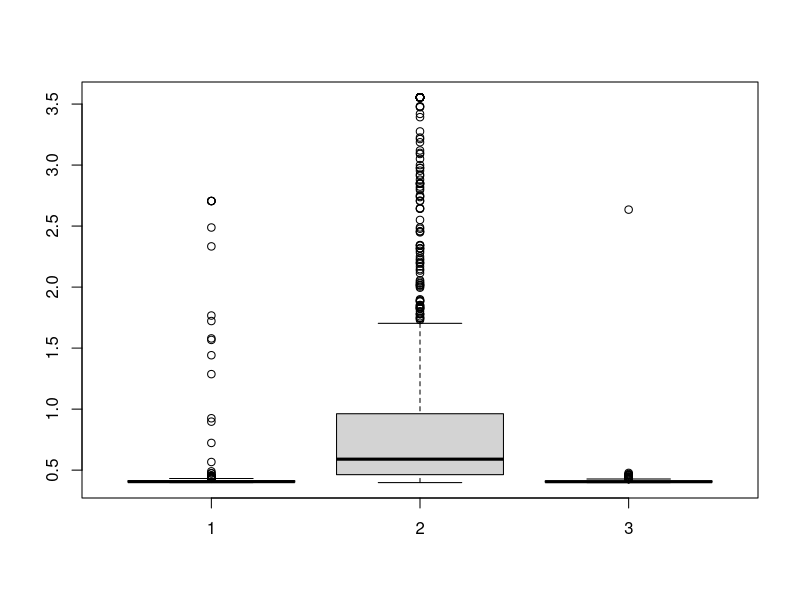
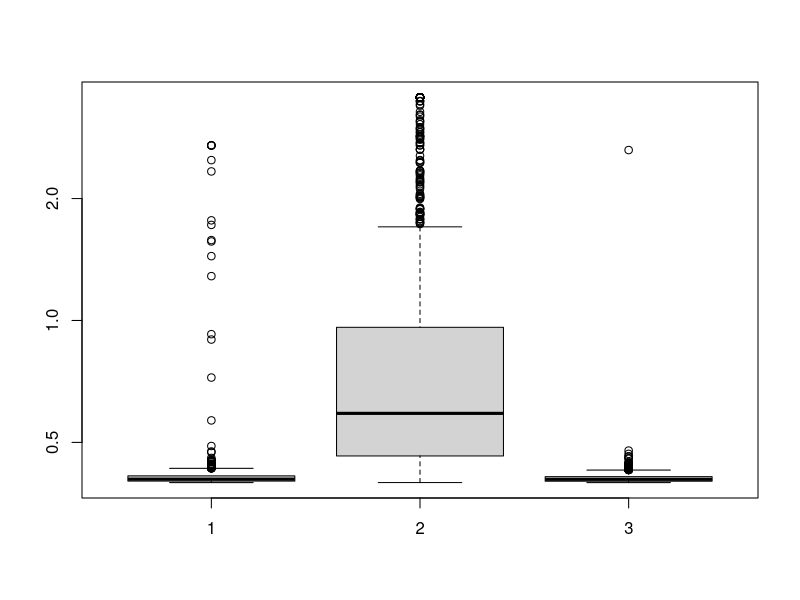

These charts were generated, in order, by the following R code:
rm(list = ls())

xmin = -5
xmax = 15

n_part = 100
n_var = 2
max_iter = 300
rodadas = 1000

T0 = 200

banana = function(x){ # Banana
    x1 = x[1]
    x2 = x[2]
    -(100 * (x2 -(x1*x1))^2 + (1 - x1)^2)
}

fobj = function(x, a=1, b=5.1/(4*pi^2), c=5/pi, r=6, s=10, t=1/(8*pi)){ #branin
    x1 = x[1]
    x2 = x[2]

    term1 = a * (x2 - b*x1^2 + c*x1 -r)^2
    term2 = s*(1-t)*cos(x1)

    y = term1 + term2 + s

    y
}

X = runif(2, xmin, xmax)
limitsx = c(xmin, xmax)

SA = function(X, T0, maxiter, alfa, limitsx){
    s = X
    T_t = T0
    iter = 0
    s_estrela = s
    xmin = limitsx[1]
    xmax = limitsx[2]

    # X11()

    while(T_t>0 && iter<maxiter){

        P = runif(2, -1, 1)
        s_linha = s + P

        if(s_linha[1] < xmin){
            s_linha[1] = xmin
        }
        else if(s_linha[1] > xmax){
            s_linha[1] = xmax
        }

        if(s_linha[2] < xmin){
            s_linha[2] = xmin
        }
        else if(s_linha[2] > xmax){
            s_linha[2] = xmax
        }

        delta = fobj(s_linha) - fobj(s)

#         plot(s[1], s[2], xlim=c(xmin, xmax), ylim=c(xmin,xmax), cex=2,
#              main=paste("Temp = ", T_t, " delta = ", delta, " prob = ",
#                         exp(-delta/T_t)))
#
#         points(s_estrela[1], s_estrela[2], xlim=c(xmin, xmax),
#                ylim=c(xmin,xmax), cex=2, pch="X")

        # Sys.sleep(0.1)

        if(delta < 0){
            s = s_linha
            if(fobj(s) < fobj(s_estrela)){
                s_estrela = s
            }
        }
        else if(runif(1) < exp(-delta/T_t)){
            s = s_linha
        }

        T_t = alfa * T_t
        iter = iter + 1

    }
    list(s_estrela, fobj(s_estrela))
}

res = NULL
res_e = NULL

for(j in 1:rodadas){

    cat("\r", (j*100)/rodadas, "%")

    sa_t1 = SA(X, T0, max_iter, 0.9, limitsx)
    sa_t2 = SA(X, T0, max_iter, 0.999, limitsx)
    sa_t3 = SA(X, T0, max_iter, 0.7, limitsx)

    res = rbind(res, c(sa_t1[[2]], sa_t2[[2]], sa_t3[[2]]))
   # res_e = rbind(res, c(sa_t1[[1]], sa_t2[[1]], sa_t3[[1]]))
}


boxplot(res)
boxplot(abs(res - 1e-50), log="y")

tabela_grupos = NULL
for(g in 1:ncol(res)){
    tabela_grupos = rbind(tabela_grupos, cbind(g, res[,g]))
}

print(pairwise.wilcox.test(tabela_grupos[,2], tabela_grupos[,1]))